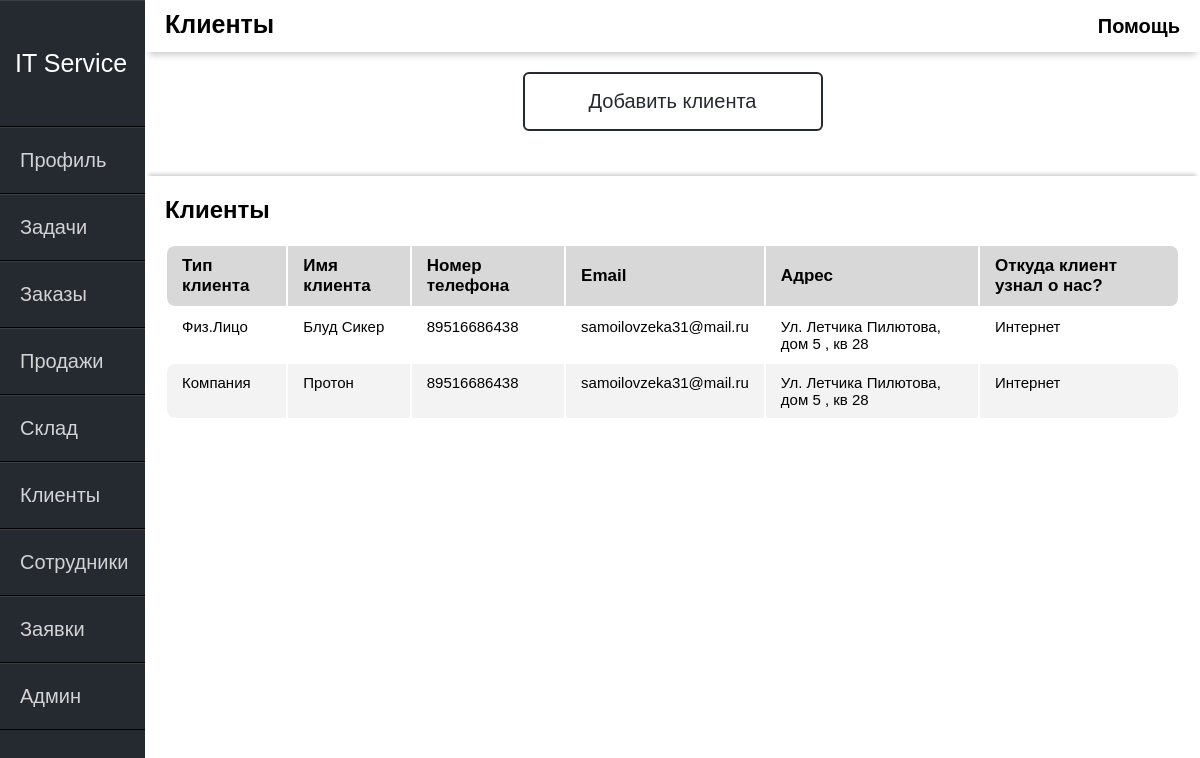
Before: /clients/ (signed in) with the older database file.
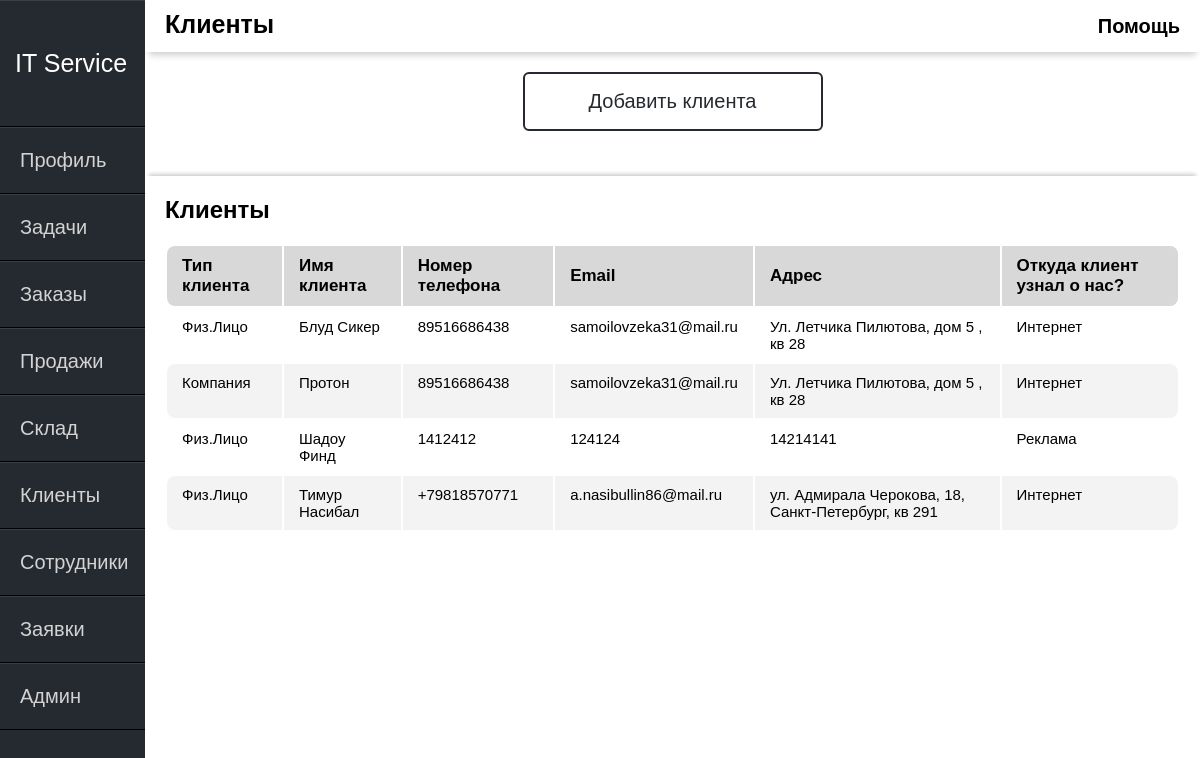
After: the same page with the newer database file.
### itservice/models.py (models this page shows, shortened)
class client(models.Model):
    Type = (
        ('Компания', 'Компания'),
        ('Физ.Лицо', 'Физ.Лицо')
    )
    Found = (
        ('Знакомые', 'Знакомые'),
        ('Интернет', 'Интернет'),
        ('Реклама', 'Реклама')
    )
    client_type = models.CharField(max_length=15, choices=Type,
                                   default='Физ.лицо', verbose_name="Тип клиента")
    client_name = models.CharField(max_length=50, verbose_name="Имя клиента")
    client_phone = models.CharField(max_length=40, verbose_name="Номер телефона")
    client_email = models.CharField(max_length=100, verbose_name="Email")
    client_address = models.CharField(max_length=50, verbose_name="Адрес")
    client_found = models.CharField(max_length=15, choices=Found, default='Знакомые',
                                    verbose_name="Откуда клиент узнал о нас?")

### itservice/views.py (the view)
# urls.py: path('clients/', views.Clients, name="clients"),
def Clients(request):
    if request.method == 'POST':
        form_client = AddClientFrom(request.POST)
        if form_client.is_valid():
            form_client.save()
            return redirect('clients')
    else:
        form_client = AddClientFrom()
    clients = client.objects.all()
    return render(request, 'itservice/clients.html', {'clients': clients, 'form': form_client})

### itservice/templates/itservice/clients.html (shortened to what this page needs)
{% extends 'itservice/main.html' %}
{% block content %}
<div class="header-name">
    Клиенты
</div>
 <div class="help">
    <span class="tooltip" data-title="Это окно ваших клиентов.
Создавайте клиентов и поставщиков для отслеживания истории работы с ними.">Помощь</span>
 </div>
{% endblock %}
{% block content1 %}
<div class="main-window">
    <button class="btn" id="open">Добавить клиента</button>
<div class="ok"></div>
    <div class="warpper">
        <div class="panels">
            <div class="panel-title">Клиенты</div>
            <table class="table">
                <thead>
                <tr>
                    <th>Тип клиента</th>
                    <th>Имя клиента</th>
                    <th>Номер телефона</th>
                    <th>Email</th>
                    <th>Адрес</th>
                    <th>Откуда клиент узнал о нас?</th>
                </tr>
                </thead>
                <tbody>
                {% for c in clients%}
                <tr>
                        <td><a href="{% url 'clients' %}">{{c.client_type}}</a></td>
                        <td>{{c.client_name}}</td>
                        <td>{{c.client_phone}}</td>
                        <td>{{c.client_email}}</td>
                        <td>{{c.client_address}}</td>
                        <td>{{c.client_found}}</td>
                </tr>
                {% endfor %}
                </tbody>
            </table>
        </div>
    </div>
</div>
{% endblock %}

Changed rows visible on the page:
added client: client_type "Физ.Лицо", client_name "Шадоу Финд", client_phone "1412412", client_email "124124", client_address "14214141", client_found "Реклама"
added client: client_type "Физ.Лицо", client_name "Тимур Насибал", client_phone "+79818570771", client_email "a.nasibullin86@mail.ru", client_address "ул. Адмирала Черокова, 18, Санкт-Петербург, кв 291", client_found "Интернет"
